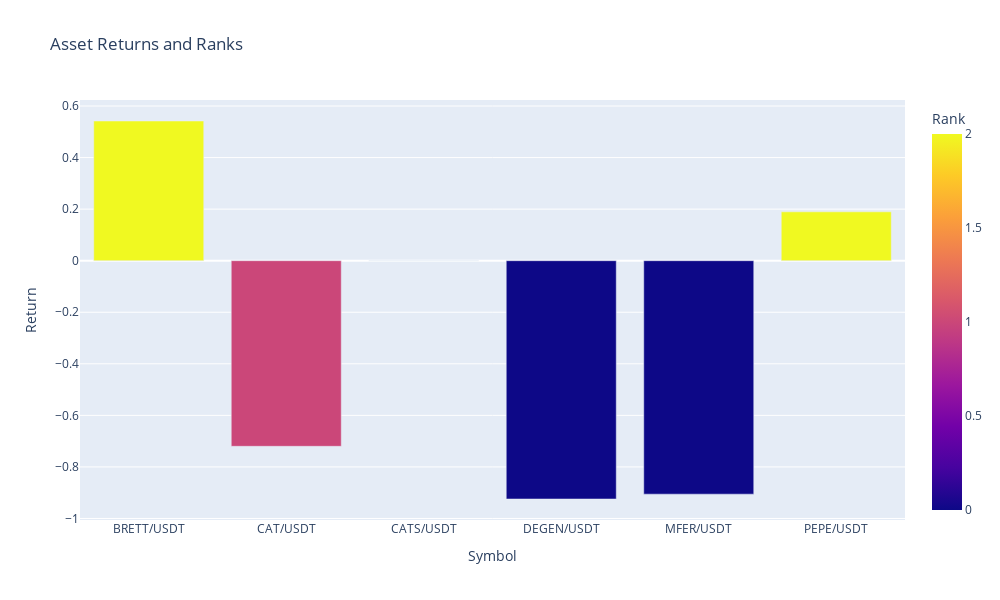

Notebook code cell kept with this figure:
### Code cell
# Create a bar plot to visualize ranks
fig = px.bar(
    end_of_measurement_period_return_df, 
    x='Symbol', 
    y='Return', 
    color='rank',  # Color by rank to visually distinguish groups
    title="Asset Returns and Ranks",
    labels={'rank': 'Rank'},
)

# Customize layout for readability
fig.update_layout(
    xaxis_title="Symbol",
    yaxis_title="Return",
    coloraxis_colorbar=dict(title="Rank"),
    width=1000,
    height=600
)

fig.show()

### Figure 1 — Plotly figure (JSON) as saved in the notebook; plotly's stock layout.template omitted (floating-point values rounded to 4 significant figures)
{"data": [{"alignmentgroup": "True", "hovertemplate": "Symbol=%{x}<br>Return=%{y}<br>Rank=%{marker.color}<extra></extra>", "legendgroup": "", "marker": {"color": [2, 1, 1, 0, 0, 2], "coloraxis": "coloraxis", "pattern": {"shape": ""}}, "name": "", "offsetgroup": "", "orientation": "v", "showlegend": false, "textposition": "auto", "type": "bar", "x": ["BRETT/USDT", "CAT/USDT", "CATS/USDT", "DEGEN/USDT", "MFER/USDT", "PEPE/USDT"], "xaxis": "x", "y": [0.5419, -0.72, 0, -0.9244, -0.9057, 0.1896], "yaxis": "y"}], "layout": {"barmode": "relative", "coloraxis": {"colorbar": {"title": {"text": "Rank"}}, "colorscale": [[0, "#0d0887"], [0.1111, "#46039f"], [0.2222, "#7201a8"], [0.3333, "#9c179e"], [0.4444, "#bd3786"], [0.5556, "#d8576b"], [0.6667, "#ed7953"], [0.7778, "#fb9f3a"], [0.8889, "#fdca26"], [1, "#f0f921"]]}, "height": 600, "legend": {"tracegroupgap": 0}, "title": {"text": "Asset Returns and Ranks"}, "width": 1000, "xaxis": {"anchor": "y", "domain": [0, 1], "title": {"text": "Symbol"}}, "yaxis": {"anchor": "x", "domain": [0, 1], "title": {"text": "Return"}}}}
